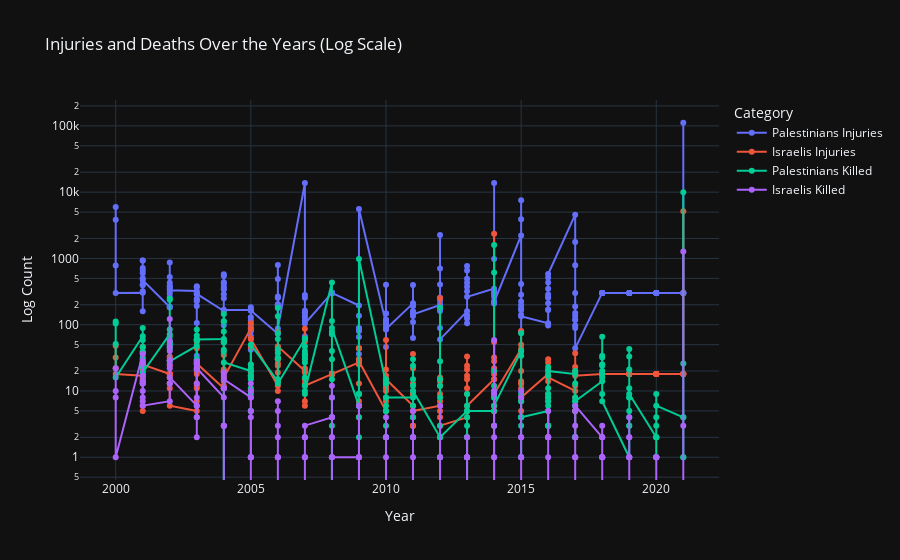

Source (notebook cell):
### Markdown cell above
## Interactive Time Series Plot: Injuries and Deaths Over the Years

In this plot, we will visualize the trends in **Palestinians Injuries**, **Israelis Injuries**, **Palestinians Killed**, and **Israelis Killed** over the years. This line plot will allow us to examine how the counts change over time, making it easy to spot significant events and trends.

_Hover over the lines for more detailed information about each data point._

### Code cell
# Creating a time series plot with logarithmic scaling
fig = px.line(df, x='Year', y=['Palestinians Injuries', 'Israelis Injuries', 'Palestinians Killed', 'Israelis Killed'],
              title="Injuries and Deaths Over the Years (Log Scale)",
              labels={'value': 'Count', 'variable': 'Category'},
              markers=True)

# Update y-axis to be logarithmic scale
fig.update_layout(
    yaxis_type="log",
    title='Injuries and Deaths Over the Years (Log Scale)',
    xaxis_title='Year',
    yaxis_title='Log Count',
    template='plotly_dark',
    hovermode='x unified',
    legend_title="Category"
)

# Show the plot
fig.show()

### Figure 1 — Plotly figure (JSON) as saved in the notebook; plotly's stock layout.template omitted (floating-point values rounded to 4 significant figures; data arrays with more than 128 entries replaced by an {"elided": "..."} marker saying what was removed)
{"data": [{"hovertemplate": "Category=Palestinians Injuries<br>Year=%{x}<br>Count=%{y}<extra></extra>", "legendgroup": "Palestinians Injuries", "line": {"color": "#636efa", "dash": "solid"}, "marker": {"symbol": "circle"}, "mode": "lines+markers", "name": "Palestinians Injuries", "orientation": "v", "showlegend": true, "type": "scatter", "x": {"elided": "250 int values"}, "xaxis": "x", "y": {"elided": "250 int values"}, "yaxis": "y"}, {"hovertemplate": "Category=Israelis Injuries<br>Year=%{x}<br>Count=%{y}<extra></extra>", "legendgroup": "Israelis Injuries", "line": {"color": "#EF553B", "dash": "solid"}, "marker": {"symbol": "circle"}, "mode": "lines+markers", "name": "Israelis Injuries", "orientation": "v", "showlegend": true, "type": "scatter", "x": {"elided": "250 int values"}, "xaxis": "x", "y": {"elided": "250 int values"}, "yaxis": "y"}, {"hovertemplate": "Category=Palestinians Killed<br>Year=%{x}<br>Count=%{y}<extra></extra>", "legendgroup": "Palestinians Killed", "line": {"color": "#00cc96", "dash": "solid"}, "marker": {"symbol": "circle"}, "mode": "lines+markers", "name": "Palestinians Killed", "orientation": "v", "showlegend": true, "type": "scatter", "x": {"elided": "250 int values"}, "xaxis": "x", "y": {"elided": "250 int values"}, "yaxis": "y"}, {"hovertemplate": "Category=Israelis Killed<br>Year=%{x}<br>Count=%{y}<extra></extra>", "legendgroup": "Israelis Killed", "line": {"color": "#ab63fa", "dash": "solid"}, "marker": {"symbol": "circle"}, "mode": "lines+markers", "name": "Israelis Killed", "orientation": "v", "showlegend": true, "type": "scatter", "x": {"elided": "250 int values"}, "xaxis": "x", "y": {"elided": "250 int values"}, "yaxis": "y"}], "layout": {"hovermode": "x unified", "legend": {"title": {"text": "Category"}, "tracegroupgap": 0}, "title": {"text": "Injuries and Deaths Over the Years (Log Scale)"}, "xaxis": {"anchor": "y", "domain": [0, 1], "title": {"text": "Year"}}, "yaxis": {"anchor": "x", "domain": [0, 1], "title": {"text": "Log Count"}, "type": "log"}}}
